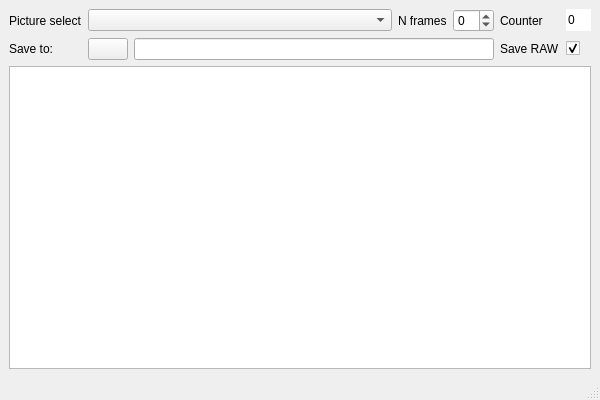
<?xml version="1.0" encoding="UTF-8"?>
<ui version="4.0">
 <class>MainWindow</class>
 <widget class="QMainWindow" name="MainWindow">
  <property name="geometry">
   <rect>
    <x>0</x>
    <y>0</y>
    <width>600</width>
    <height>400</height>
   </rect>
  </property>
  <property name="windowTitle">
   <string>pyCAM</string>
  </property>
  <widget class="QWidget" name="centralwidget">
   <layout class="QVBoxLayout" name="verticalLayout">
    <item>
     <layout class="QGridLayout" name="gridLayout" columnstretch="0,0,1,0,0,0,0,0,0">
      <item row="0" column="6">
       <widget class="QSpinBox" name="counterSpinBox">
        <property name="styleSheet">
         <string notr="true">QSpinBox{background: none}</string>
        </property>
        <property name="frame">
         <bool>false</bool>
        </property>
        <property name="readOnly">
         <bool>true</bool>
        </property>
        <property name="buttonSymbols">
         <enum>QAbstractSpinBox::NoButtons</enum>
        </property>
        <property name="minimum">
         <number>-1</number>
        </property>
       </widget>
      </item>
      <item row="2" column="5">
       <widget class="QLabel" name="saveRawLabel">
        <property name="text">
         <string>Save RAW</string>
        </property>
       </widget>
      </item>
      <item row="2" column="0">
       <widget class="QLabel" name="saveToLabel">
        <property name="text">
         <string>Save to:</string>
        </property>
       </widget>
      </item>
      <item row="2" column="1">
       <widget class="QPushButton" name="saveToPushButton">
        <property name="sizePolicy">
         <sizepolicy hsizetype="Minimum" vsizetype="Fixed">
          <horstretch>0</horstretch>
          <verstretch>0</verstretch>
         </sizepolicy>
        </property>
        <property name="icon">
         <iconset resource="resources.qrc">
          <normaloff>:/newPrefix/icon-folder-128.png</normaloff>:/newPrefix/icon-folder-128.png</iconset>
        </property>
       </widget>
      </item>
      <item row="0" column="5">
       <widget class="QLabel" name="counterLabel">
        <property name="text">
         <string>Counter</string>
        </property>
       </widget>
      </item>
      <item row="0" column="1" colspan="2">
       <widget class="QComboBox" name="pictureSelectComboBox"/>
      </item>
      <item row="0" column="4">
       <widget class="QSpinBox" name="nFramesSpinBox">
        <property name="minimum">
         <number>-1</number>
        </property>
       </widget>
      </item>
      <item row="2" column="6">
       <widget class="QCheckBox" name="saveRawCheckBox">
        <property name="sizePolicy">
         <sizepolicy hsizetype="Minimum" vsizetype="Fixed">
          <horstretch>0</horstretch>
          <verstretch>0</verstretch>
         </sizepolicy>
        </property>
        <property name="text">
         <string/>
        </property>
        <property name="iconSize">
         <size>
          <width>24</width>
          <height>24</height>
         </size>
        </property>
        <property name="checked">
         <bool>true</bool>
        </property>
       </widget>
      </item>
      <item row="0" column="0">
       <widget class="QLabel" name="pictureSelectLabel">
        <property name="text">
         <string>Picture select</string>
        </property>
       </widget>
      </item>
      <item row="2" column="2" colspan="3">
       <widget class="QLineEdit" name="saveToLineEdit"/>
      </item>
      <item row="0" column="3">
       <widget class="QLabel" name="nFramesLabel">
        <property name="text">
         <string>N frames</string>
        </property>
       </widget>
      </item>
     </layout>
    </item>
    <item>
     <widget class="ImageView" name="imageView"/>
    </item>
   </layout>
  </widget>
  <widget class="QMenuBar" name="menubar">
   <property name="geometry">
    <rect>
     <x>0</x>
     <y>0</y>
     <width>600</width>
     <height>25</height>
    </rect>
   </property>
  </widget>
  <widget class="QStatusBar" name="statusbar"/>
 </widget>
 <customwidgets>
  <customwidget>
   <class>ImageView</class>
   <extends>QGraphicsView</extends>
   <header>pyqtgraph</header>
  </customwidget>
 </customwidgets>
 <resources>
  <include location="resources.qrc"/>
 </resources>
 <connections/>
</ui>
